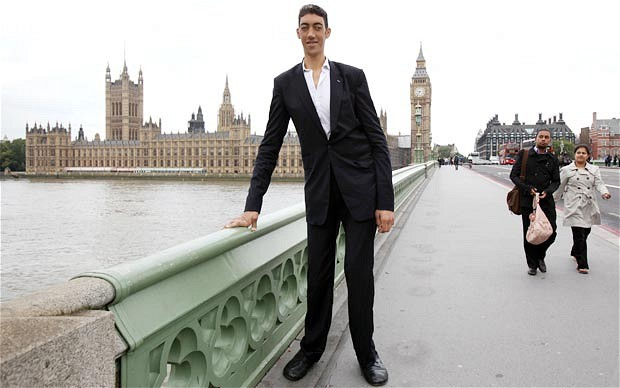
#> input picture Image Modification/data/tall.jpg, 620 x 388 px
$ python RunProject.py
#> lines starting #> are read from the running program, lines starting #| are printed output that depends on the picture
### Image Modification/cod/Parameters.py
import cv2 as cv
import sys


class Parameters:

    def __init__(self, image_name):
#> called with image_name = '../data/tall.jpg'
        self.image_name = image_name
        self.image = cv.imread(image_name)
#> self.image is the input picture: shape (388, 620, 3); mean B, G, R 171.6, 175.7, 176.7
        if self.image is None:
            print('The image name %s is invalid.' % self.image_name)
            sys.exit(-1)

        self.resize_option = 'micsoreazaLatime'
        self.num_pixels_width = 50
        self.num_pixel_height = 50
        self.show_path = False
        self.color_path = (0, 0, 255)
        self.method_select_path = 'programareDinamica'

### Image Modification/cod/Resize_Image.py
import sys
import cv2 as cv
import numpy as np

from Parameters import *
from SelectPath import *

import pdb


def compute_energy(img):
    """
    calculeaza energia la fiecare pixel pe baza gradientului
    :param img: imaginea initiala
    :return:E - energia

    E[0] e la fel cu E[0,:]
    Laur: c = np.argmin(E[0,:])
    for i in range (1, E.shape?(n?))

    faci schema cu
    aici esti tu ->  []
    aici mergi    -1 0 1
    (cu greedy)
    """
    # urmati urmatorii pasi:
    # 1. transformati imagine in grayscale
    # 2. folositi filtru sobel pentru a calcula gradientul in directia X si Y
    # 3. calculati magnitudinea imaginii

    img_gray_scale = cv.cvtColor(img, cv.COLOR_BGR2GRAY);

    #de cautat totusi si codul pt SOBEL pe net
    grad_x = cv.Sobel(img_gray_scale, ddepth = cv.CV_16S, dx = 1, dy = 0, borderType = cv.BORDER_CONSTANT)
    grad_y = cv.Sobel(img_gray_scale, ddepth = cv.CV_16S, dx = 0, dy = 1, borderType = cv.BORDER_CONSTANT)

#E repr gradientii aka cat se sch un pixel de la unul la altul
    E = abs(grad_x) + abs(grad_y)
    # print(grad_y)
    # print(grad_x)

    cv.imwrite("poza.jpg", E)
    return E


def show_path(img, path, color):
    new_image = img.copy()
    for row, col in path:
        new_image[row, col] = color

    cv.imshow('path', np.uint8(new_image))
    cv.waitKey(100)


# [47 lines left out: functions decrease_width, delete_object, not called in this run]

def decrease_height(params: Parameters, num_pixels):
    # aceeasi functie ca la decrease_width, doar ca rotim imaginea
#> called with num_pixels = 100
    img1 = params.image.copy()  # copiaza imaginea originala
    img = cv.rotate(img1, cv.ROTATE_90_CLOCKWISE) # imaginea pe care voi lucra, intoarsa

    for i in range(num_pixels):
        print('Eliminam drumul vertical numarul %i dintr-un total de %d.' % (i + 1, num_pixels))

        # calculeaza energia dupa ecuatia (1) din articol
        E = compute_energy(img)
        path = select_path(E, params.method_select_path)
        if params.show_path:
            show_path(img, path, params.color_path)
        img = delete_path(img, path)
#> this loop made 100 passes
#> pass 1, in compute_energy, `img_gray_scale = cv.cvtColor(img, cv.COLOR_BGR2GRAY);`:
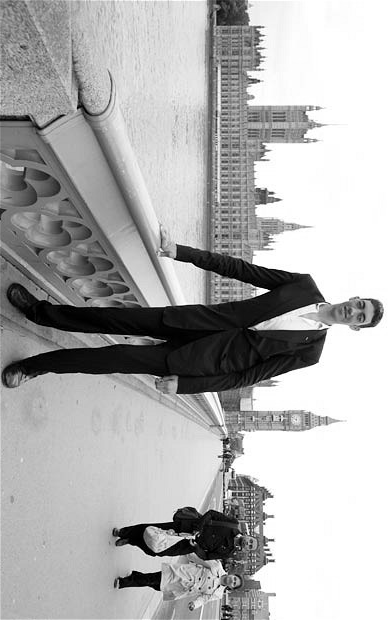
#> img_gray_scale: shape (620, 388); min 0, max 255, mean 175.5
#> pass 1, in compute_energy, `grad_y = cv.Sobel(img_gray_scale, ddepth = cv.CV_16S, dx = 0, dy = 1, ..`:
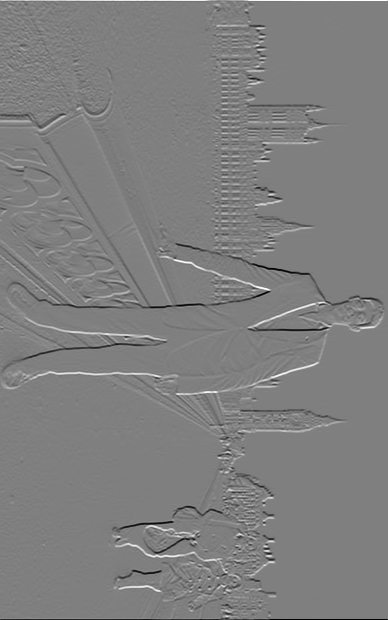
#> grad_y: shape (620, 388) int16; min -1020, max 1020, mean 0; drawn with min black and max white
#> pass 1, in compute_energy, `E = abs(grad_x) + abs(grad_y)`:
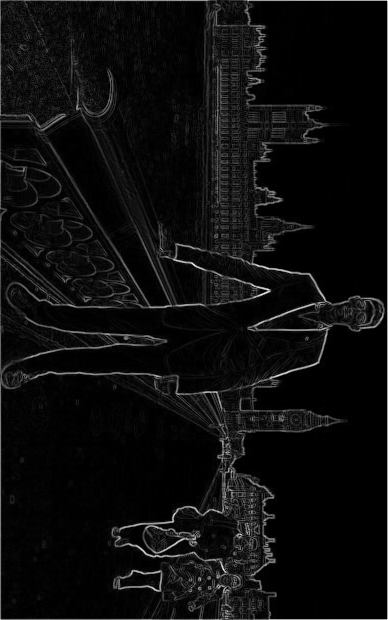
#> E: shape (620, 388) int16; min 0, max 1530, mean 80.1; drawn with min black and max white
#> after the loop:
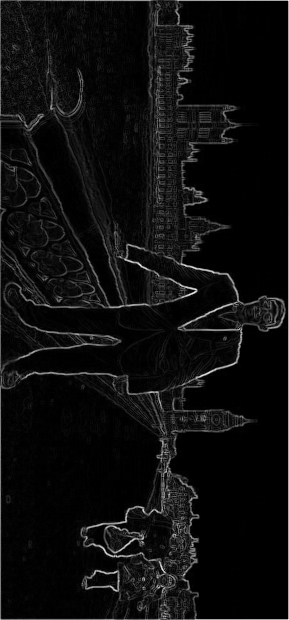
#> E: shape (620, 289) int16; min 0, max 1530, mean 83.9; drawn with min black and max white
#> after the loop:
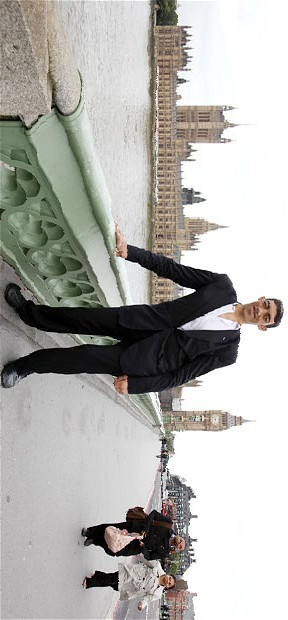
#> img: shape (620, 288, 3); mean B, G, R 173.8, 177.8, 178.7
    img2 = cv.rotate(img, cv.ROTATE_90_COUNTERCLOCKWISE) #intoarcem imaginea la pozitia originala
    cv.destroyAllWindows()
    return img2


def delete_path(img, pathway):
    """
     elimina drumul vertical din imagine
    :param img: imaginea initiala
    :pathway - drumul vertical
    return: updated_img - imaginea initiala din care s-a eliminat drumul vertical
    """
    updated_img = np.zeros((img.shape[0], img.shape[1] - 1, img.shape[2]), np.uint8)
    for i in range(img.shape[0]):
        col = pathway[i][1]
        # copiem partea din stanga
        updated_img[i, :col] = img[i, :col].copy()
        # copiem partea din dreapta
        updated_img[i, col:] = img[i, col + 1:].copy()
        # completati aici codul vostru

    return updated_img

# [94 lines left out: functions add_path, increase_img_w, increase_img_h, not called in this run]


def resize_image(params: Parameters):

    if params.resize_option == 'micsoreazaLatime':
        # redimensioneaza imaginea pe latime
        resized_image = decrease_width(params, params.num_pixels_width)
        return resized_image
    elif params.resize_option == 'micsoreazaInaltime':
        # redimensioneaza imaginea pe inaltime
        resized_image = decrease_height(params, params.num_pixel_height)
        return resized_image
    elif params.resize_option == 'maresteLatime':
        resized_image = increase_img_w(params, params.num_pixels_width)
        return resized_image
    elif params.resize_option == 'maresteInaltime':
        resized_image = increase_img_h(params, params.num_pixel_height)
        return resized_image
    elif params.resize_option == 'amplificaContinut':
        # amplifica continutul imaginii
        pass
    elif params.resize_option == 'eliminaObiect':
        # luam imaginea si preluam selectia
        im = params.image.copy()

        fromCenter = False
        r = cv.selectROI(im, fromCenter)
        resized_image = delete_object(params, r[2], r)

        return resized_image
    else:
        print('The option is not valid!')
        sys.exit(-1)

### Image Modification/cod/SelectPath.py
import sys
import numpy as np
from Parameters import *

def select_random_path(E):
    # pentru linia 0 alegem primul pixel in mod aleator
    line = 0
    col = np.random.randint(low=0, high=E.shape[1], size=1)[0]
    pathway = [(line, col)]
    for i in range(E.shape[0]):
        # alege urmatorul pixel pe baza vecinilor
        line = i
        # coloana depinde de coloana pixelului anterior
        if pathway[-1][1] == 0:  # pixelul este localizat la marginea din stanga
            opt = np.random.randint(low=0, high=2, size=1)[0]
        elif pathway[-1][1] == E.shape[1] - 1:  # pixelul este la marginea din dreapta
            opt = np.random.randint(low=-1, high=1, size=1)[0]
        else:
            opt = np.random.randint(low=-1, high=2, size=1)[0]
        col = pathway[-1][1] + opt
        pathway.append((line, col))

    return pathway


# [41 lines left out: function select_greedy_path, not called in this run]

'''
def select_dynamic_path(E):
    # [6 lines of commented-out code are left out]

    Ecopy = E.copy()
    #adunam valorile din matrice dinamic
    #incepem de pe a doua linie, Ecopy[i][j] ia cea mai mica valoare de deasupra lui
    for i in range(1, Ecopy.shape[0]):
        for j in range(Ecopy.shape[1]):
            line = i
            col = j
            if j == 0: #suntem in marginea din stanga
                y = [Ecopy[line - 1][col], Ecopy[line - 1][col + 1]]
                x = min(y)
                Ecopy[line][col] += x
            elif j == Ecopy.shape[1] - 1: #suntem in marginea din dreapta
                y = [Ecopy[line - 1][col], Ecopy[line - 1][col - 1]]
                x = min(y)
                Ecopy[line][col] += x

            else:
                y = [Ecopy[line - 1][col], Ecopy[line - 1][col - 1], Ecopy[line - 1][col + 1]]
                x = min(y)
                Ecopy[line][col] += x


    costMinim = min(Ecopy[Ecopy.shape[0] - 1, :]) #costul minim final
    print(col)
    print(line)
    print(costMinim)
    #pozitia sfarsitului drumului de cost minim
    col =  np.argmin(Ecopy[Ecopy.shape[0] - 1, :])
    line = Ecopy.shape[0] - 1
    print(col)
    print(line)
    print(E[line][col])
    print(Ecopy)
    pathway = [(line, col)]
    for i in range(Ecopy.shape[0] - 2, -1, -1): #scot drumul incepand cu ultima linie astfel:
        # coloana depinde de coloana pixelului anterior
        if pathway[0][1] == 0:  # pixelul este localizat la marginea din stanga

            if Ecopy[line][col] - Ecopy[line - 1][col] == E[line][col]:
                opt = 0
            if Ecopy[line][col] - Ecopy[line - 1][col + 1] == E[line][col]:
                opt = 1


        elif pathway[0][1] == Ecopy.shape[1] - 1:  # pixelul este la marginea din dreapta

            if Ecopy[line][col] - Ecopy[line - 1][col] == E[line][col]:
                opt = 0
            if Ecopy[line][col] - Ecopy[line - 1][col - 1] == E[line][col]:
                opt = -1
        else:

            if Ecopy[line][col] - Ecopy[line - 1][col] == E[line][col]:
                opt = 0
            if Ecopy[line][col] - Ecopy[line - 1][col + 1] == E[line][col]:
                opt = 1
            if Ecopy[line][col] - Ecopy[line - 1][col - 1] == E[line][col]:
                opt = -1
        line = i
        col = pathway[-1][1] + opt
        pathway.insert(0, (line, col))


    #print(pathway)
    return pathway
'''
# [40 lines left out: function select_dynamic_path, not called in this run]


def select_path(E, method):
    if method == 'aleator':
        return select_random_path(E)
    elif method == 'greedy':
        return select_greedy_path(E)
    elif method == 'programareDinamica':
        return select_dynamic_path(E)
    else:
        print('The selected method %s is invalid.' % method)
        sys.exit(-1)

### Image Modification/cod/RunProject.py
"""
    PROIECT
    REDIMENSIONEAZA IMAGINI.
    Implementarea a proiectului Redimensionare imagini
    dupa articolul "Seam Carving for Content-Aware Image Resizing", autori S. Avidan si A. Shamir
"""

from Resize_Image import *
import matplotlib.pyplot as plt

image_name = '../data/tall.jpg'
params = Parameters(image_name)

# seteaza optiunea de redimenionare
# micsoreazaLatime, micsoreazaInaltime, maresteLatime, maresteInaltime, amplificaContinut, eliminaObiect
params.resize_option = 'micsoreazaInaltime'
# numarul de pixeli pe latime
params.num_pixels_width = 100
# numarul de pixeli pe inaltime
params.num_pixel_height = 100
# afiseaza drumul eliminat
params.show_path = True
# metoda pentru alegerea drumului
# aleator, greedy, programareDinamica
params.method_select_path = 'aleator'

resized_image = resize_image(params)
resized_image_opencv = cv.resize(params.image, (resized_image.shape[1], resized_image.shape[0]))
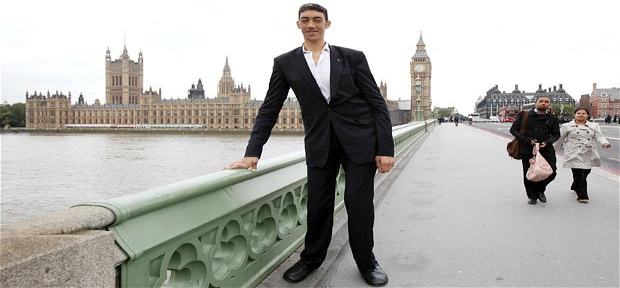
#> resized_image_opencv: shape (288, 620, 3); mean B, G, R 171.5, 175.6, 176.6

f, axs = plt.subplots(2, 2, figsize=(15, 15))
plt.subplot(1, 3, 1)
plt.imshow(params.image[:, :, [2, 1, 0]])
plt.xlabel('original')

plt.subplot(1, 3, 2)
plt.imshow(resized_image_opencv[:, :, [2, 1, 0]])
plt.xlabel('OpenCV')

plt.subplot(1, 3, 3)
plt.imshow(resized_image[:, :, [2, 1, 0]])
plt.xlabel('My result')
plt.show()
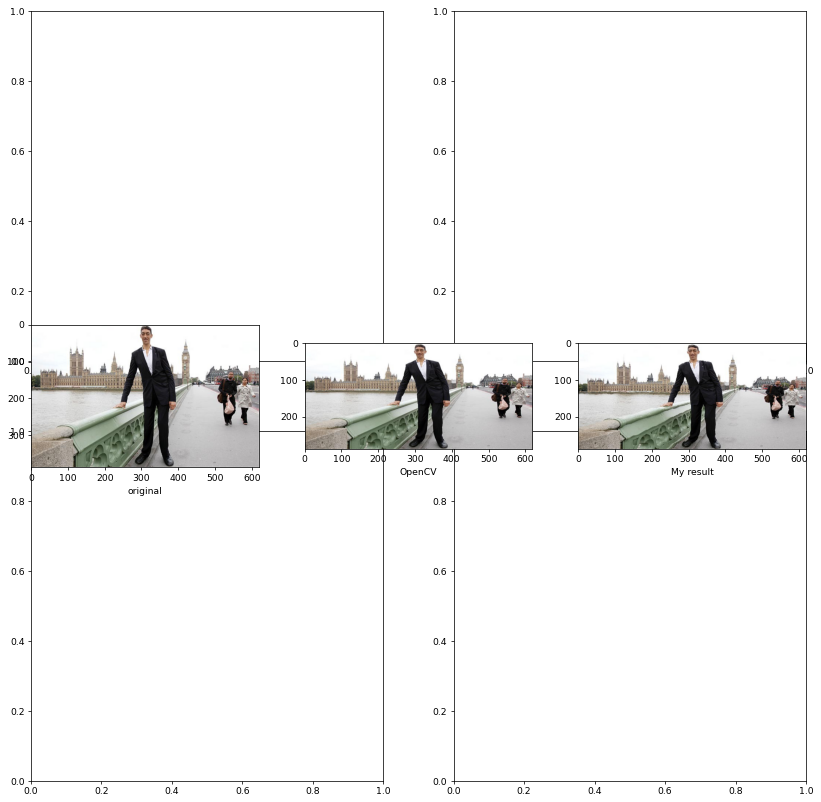
#> figure drawn by matplotlib, 3 panels
